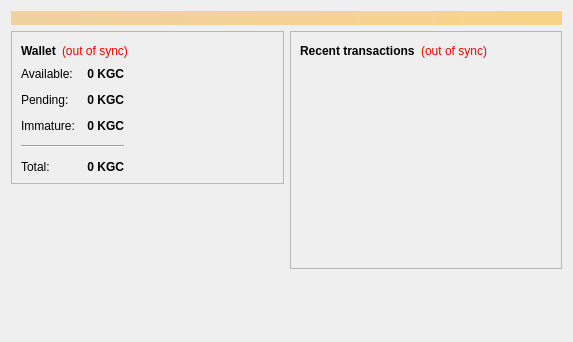
<?xml version="1.0" encoding="UTF-8"?>
<ui version="4.0">
 <class>OverviewPage</class>
 <widget class="QWidget" name="OverviewPage">
  <property name="geometry">
   <rect>
    <x>0</x>
    <y>0</y>
    <width>573</width>
    <height>342</height>
   </rect>
  </property>
  <property name="windowTitle">
   <string>Form</string>
  </property>
  <layout class="QVBoxLayout" name="topLayout">
   <item>
    <widget class="QLabel" name="labelAlerts">
     <property name="visible">
      <bool>false</bool>
     </property>
     <property name="styleSheet">
      <string notr="true">background-color: qlineargradient(x1: 0, y1: 0, x2: 1, y2: 0, stop:0 #F0D0A0, stop:1 #F8D488); color:#000000;</string>
     </property>
     <property name="wordWrap">
      <bool>true</bool>
     </property>
     <property name="margin">
      <number>3</number>
     </property>
    </widget>
   </item>
   <item>
    <layout class="QHBoxLayout" name="horizontalLayout" stretch="1,1">
     <item>
      <layout class="QVBoxLayout" name="verticalLayout_2">
       <item>
        <widget class="QFrame" name="frame">
         <property name="frameShape">
          <enum>QFrame::StyledPanel</enum>
         </property>
         <property name="frameShadow">
          <enum>QFrame::Raised</enum>
         </property>
         <layout class="QVBoxLayout" name="verticalLayout_4">
          <item>
           <layout class="QHBoxLayout" name="horizontalLayout_4">
            <item>
             <widget class="QLabel" name="label_5">
              <property name="font">
               <font>
                <weight>75</weight>
                <bold>true</bold>
               </font>
              </property>
              <property name="text">
               <string>Wallet</string>
              </property>
             </widget>
            </item>
            <item>
             <widget class="QLabel" name="labelWalletStatus">
              <property name="toolTip">
               <string>The displayed information may be out of date. Your wallet automatically synchronizes with the Krugercoin network after a connection is established, but this process has not completed yet.</string>
              </property>
              <property name="styleSheet">
               <string notr="true">QLabel { color: red; }</string>
              </property>
              <property name="text">
               <string notr="true">(out of sync)</string>
              </property>
              <property name="alignment">
               <set>Qt::AlignLeading|Qt::AlignLeft|Qt::AlignVCenter</set>
              </property>
             </widget>
            </item>
            <item>
             <spacer name="horizontalSpacer_2">
              <property name="orientation">
               <enum>Qt::Horizontal</enum>
              </property>
              <property name="sizeHint" stdset="0">
               <size>
                <width>40</width>
                <height>20</height>
               </size>
              </property>
             </spacer>
            </item>
           </layout>
          </item>
          <item>
          <layout class="QHBoxLayout" name="horizontalLayout_3">
           <item>
           <layout class="QFormLayout" name="formLayout_2">
            <property name="fieldGrowthPolicy">
             <enum>QFormLayout::AllNonFixedFieldsGrow</enum>
            </property>
            <property name="horizontalSpacing">
             <number>12</number>
            </property>
            <property name="verticalSpacing">
             <number>12</number>
            </property>
            <item row="0" column="0">
             <widget class="QLabel" name="label">
              <property name="text">
               <string>Available:</string>
              </property>
             </widget>
            </item>
            <item row="0" column="1">
             <widget class="QLabel" name="labelBalance">
              <property name="font">
               <font>
                <weight>75</weight>
                <bold>true</bold>
               </font>
              </property>
              <property name="cursor">
               <cursorShape>IBeamCursor</cursorShape>
              </property>
              <property name="toolTip">
               <string>Your current spendable balance</string>
              </property>
              <property name="text">
               <string notr="true">0 KGC</string>
              </property>
              <property name="alignment">
               <set>Qt::AlignRight|Qt::AlignTrailing|Qt::AlignVCenter</set>
              </property>
              <property name="textInteractionFlags">
               <set>Qt::LinksAccessibleByMouse|Qt::TextSelectableByKeyboard|Qt::TextSelectableByMouse</set>
              </property>
             </widget>
            </item>
            <item row="1" column="0">
             <widget class="QLabel" name="label_3">
              <property name="text">
               <string>Pending:</string>
              </property>
             </widget>
            </item>
            <item row="1" column="1">
             <widget class="QLabel" name="labelUnconfirmed">
              <property name="font">
               <font>
                <weight>75</weight>
                <bold>true</bold>
               </font>
              </property>
              <property name="cursor">
               <cursorShape>IBeamCursor</cursorShape>
              </property>
              <property name="toolTip">
               <string>Total of transactions that have yet to be confirmed, and do not yet count toward the spendable balance</string>
              </property>
              <property name="text">
               <string notr="true">0 KGC</string>
              </property>
              <property name="alignment">
               <set>Qt::AlignRight|Qt::AlignTrailing|Qt::AlignVCenter</set>
              </property>
              <property name="textInteractionFlags">
               <set>Qt::LinksAccessibleByMouse|Qt::TextSelectableByKeyboard|Qt::TextSelectableByMouse</set>
              </property>
             </widget>
            </item>
            <item row="2" column="0">
             <widget class="QLabel" name="labelImmatureText">
              <property name="text">
               <string>Immature:</string>
              </property>
             </widget>
            </item>
            <item row="2" column="1">
             <widget class="QLabel" name="labelImmature">
              <property name="font">
               <font>
                <weight>75</weight>
                <bold>true</bold>
               </font>
              </property>
              <property name="toolTip">
               <string>Mined balance that has not yet matured</string>
              </property>
              <property name="text">
               <string notr="true">0 KGC</string>
              </property>
              <property name="alignment">
               <set>Qt::AlignRight|Qt::AlignTrailing|Qt::AlignVCenter</set>
              </property>
              <property name="textInteractionFlags">
               <set>Qt::LinksAccessibleByMouse|Qt::TextSelectableByKeyboard|Qt::TextSelectableByMouse</set>
              </property>
             </widget>
            </item>
            <item row="4" column="0">
             <widget class="QLabel" name="labelTotalText">
              <property name="text">
               <string>Total:</string>
              </property>
             </widget>
            </item>
            <item row="4" column="1">
             <widget class="QLabel" name="labelTotal">
              <property name="font">
               <font>
                <weight>75</weight>
                <bold>true</bold>
               </font>
              </property>
              <property name="cursor">
               <cursorShape>IBeamCursor</cursorShape>
              </property>
              <property name="toolTip">
               <string>Your current total balance</string>
              </property>
              <property name="text">
               <string notr="true">0 KGC</string>
              </property>
              <property name="alignment">
               <set>Qt::AlignRight|Qt::AlignTrailing|Qt::AlignVCenter</set>
              </property>
              <property name="textInteractionFlags">
               <set>Qt::LinksAccessibleByMouse|Qt::TextSelectableByKeyboard|Qt::TextSelectableByMouse</set>
              </property>
             </widget>
            </item>
            <item row="3" column="0" colspan="2">
             <widget class="Line" name="line">
              <property name="orientation">
               <enum>Qt::Horizontal</enum>
              </property>
             </widget>
            </item>
           </layout>
          </item>
            <item>
             <spacer name="horizontalSpacer_3">
              <property name="orientation">
               <enum>Qt::Horizontal</enum>
              </property>
              <property name="sizeHint" stdset="0">
               <size>
                <width>40</width>
                <height>20</height>
               </size>
              </property>
             </spacer>
            </item>
           </layout>
          </item>
         </layout>
        </widget>
       </item>
       <item>
        <spacer name="verticalSpacer">
         <property name="orientation">
          <enum>Qt::Vertical</enum>
         </property>
         <property name="sizeHint" stdset="0">
          <size>
           <width>20</width>
           <height>40</height>
          </size>
         </property>
        </spacer>
       </item>
      </layout>
     </item>
     <item>
      <layout class="QVBoxLayout" name="verticalLayout_3">
       <item>
        <widget class="QFrame" name="frame_2">
         <property name="frameShape">
          <enum>QFrame::StyledPanel</enum>
         </property>
         <property name="frameShadow">
          <enum>QFrame::Raised</enum>
         </property>
         <layout class="QVBoxLayout" name="verticalLayout">
          <item>
           <layout class="QHBoxLayout" name="horizontalLayout_2">
            <item>
             <widget class="QLabel" name="label_4">
              <property name="text">
               <string>&lt;b&gt;Recent transactions&lt;/b&gt;</string>
              </property>
             </widget>
            </item>
            <item>
             <widget class="QLabel" name="labelTransactionsStatus">
              <property name="toolTip">
               <string>The displayed information may be out of date. Your wallet automatically synchronizes with the Krugercoin network after a connection is established, but this process has not completed yet.</string>
              </property>
              <property name="styleSheet">
               <string notr="true">QLabel { color: red; }</string>
              </property>
              <property name="text">
               <string notr="true">(out of sync)</string>
              </property>
              <property name="alignment">
               <set>Qt::AlignRight|Qt::AlignTrailing|Qt::AlignVCenter</set>
              </property>
             </widget>
            </item>
            <item>
             <spacer name="horizontalSpacer">
              <property name="orientation">
               <enum>Qt::Horizontal</enum>
              </property>
              <property name="sizeHint" stdset="0">
               <size>
                <width>40</width>
                <height>20</height>
               </size>
              </property>
             </spacer>
            </item>
           </layout>
          </item>
          <item>
           <widget class="QListView" name="listTransactions">
            <property name="styleSheet">
             <string notr="true">QListView { background: transparent; }</string>
            </property>
            <property name="frameShape">
             <enum>QFrame::NoFrame</enum>
            </property>
            <property name="verticalScrollBarPolicy">
             <enum>Qt::ScrollBarAlwaysOff</enum>
            </property>
            <property name="horizontalScrollBarPolicy">
             <enum>Qt::ScrollBarAlwaysOff</enum>
            </property>
            <property name="selectionMode">
             <enum>QAbstractItemView::NoSelection</enum>
            </property>
           </widget>
          </item>
         </layout>
        </widget>
       </item>
       <item>
        <spacer name="verticalSpacer_2">
         <property name="orientation">
          <enum>Qt::Vertical</enum>
         </property>
         <property name="sizeHint" stdset="0">
          <size>
           <width>20</width>
           <height>40</height>
          </size>
         </property>
        </spacer>
       </item>
      </layout>
     </item>
    </layout>
   </item>
  </layout>
 </widget>
 <resources/>
 <connections/>
</ui>
